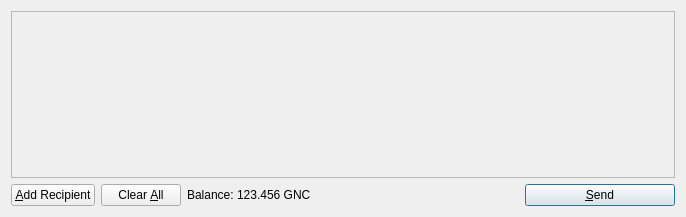
<?xml version="1.0" encoding="UTF-8"?>
<ui version="4.0">
 <class>SendCoinsDialog</class>
 <widget class="QDialog" name="SendCoinsDialog">
  <property name="geometry">
   <rect>
    <x>0</x>
    <y>0</y>
    <width>686</width>
    <height>217</height>
   </rect>
  </property>
  <property name="windowTitle">
   <string>Send Coins</string>
  </property>
  <layout class="QVBoxLayout" name="verticalLayout">
   <item>
    <widget class="QScrollArea" name="scrollArea">
     <property name="widgetResizable">
      <bool>true</bool>
     </property>
     <widget class="QWidget" name="scrollAreaWidgetContents">
      <property name="geometry">
       <rect>
        <x>0</x>
        <y>0</y>
        <width>666</width>
        <height>165</height>
       </rect>
      </property>
      <layout class="QVBoxLayout" name="verticalLayout_2">
       <property name="margin">
        <number>0</number>
       </property>
       <item>
        <layout class="QVBoxLayout" name="entries">
         <property name="spacing">
          <number>6</number>
         </property>
        </layout>
       </item>
       <item>
        <spacer name="verticalSpacer">
         <property name="orientation">
          <enum>Qt::Vertical</enum>
         </property>
         <property name="sizeHint" stdset="0">
          <size>
           <width>20</width>
           <height>40</height>
          </size>
         </property>
        </spacer>
       </item>
      </layout>
     </widget>
    </widget>
   </item>
   <item>
    <layout class="QHBoxLayout" name="horizontalLayout">
     <item>
      <widget class="QPushButton" name="addButton">
       <property name="toolTip">
        <string>Send to multiple recipients at once</string>
       </property>
       <property name="text">
        <string>&amp;Add Recipient</string>
       </property>
       <property name="icon">
        <iconset resource="../bitcoin.qrc">
         <normaloff>:/icons/add</normaloff>:/icons/add</iconset>
       </property>
       <property name="autoDefault">
        <bool>false</bool>
       </property>
      </widget>
     </item>
     <item>
      <widget class="QPushButton" name="clearButton">
       <property name="sizePolicy">
        <sizepolicy hsizetype="Minimum" vsizetype="Fixed">
         <horstretch>0</horstretch>
         <verstretch>0</verstretch>
        </sizepolicy>
       </property>
       <property name="toolTip">
        <string>Remove all transaction fields</string>
       </property>
       <property name="text">
        <string>Clear &amp;All</string>
       </property>
       <property name="icon">
        <iconset resource="../bitcoin.qrc">
         <normaloff>:/icons/remove</normaloff>:/icons/remove</iconset>
       </property>
       <property name="autoRepeatDelay">
        <number>300</number>
       </property>
       <property name="autoDefault">
        <bool>false</bool>
       </property>
      </widget>
     </item>
     <item>
      <layout class="QHBoxLayout" name="horizontalLayout_2">
       <property name="spacing">
        <number>3</number>
       </property>
       <item>
        <widget class="QLabel" name="label">
         <property name="text">
          <string>Balance:</string>
         </property>
        </widget>
       </item>
       <item>
        <widget class="QLabel" name="labelBalance">
         <property name="cursor">
          <cursorShape>IBeamCursor</cursorShape>
         </property>
         <property name="text">
          <string>123.456 GNC</string>
         </property>
         <property name="textInteractionFlags">
          <set>Qt::LinksAccessibleByMouse|Qt::TextSelectableByKeyboard|Qt::TextSelectableByMouse</set>
         </property>
        </widget>
       </item>
      </layout>
     </item>
     <item>
      <spacer name="horizontalSpacer">
       <property name="orientation">
        <enum>Qt::Horizontal</enum>
       </property>
       <property name="sizeHint" stdset="0">
        <size>
         <width>40</width>
         <height>20</height>
        </size>
       </property>
      </spacer>
     </item>
     <item>
      <widget class="QPushButton" name="sendButton">
       <property name="minimumSize">
        <size>
         <width>150</width>
         <height>0</height>
        </size>
       </property>
       <property name="toolTip">
        <string>Confirm the send action</string>
       </property>
       <property name="text">
        <string>&amp;Send</string>
       </property>
       <property name="icon">
        <iconset resource="../bitcoin.qrc">
         <normaloff>:/icons/send</normaloff>:/icons/send</iconset>
       </property>
       <property name="default">
        <bool>true</bool>
       </property>
      </widget>
     </item>
    </layout>
   </item>
  </layout>
 </widget>
 <resources>
  <include location="../bitcoin.qrc"/>
 </resources>
 <connections/>
</ui>
